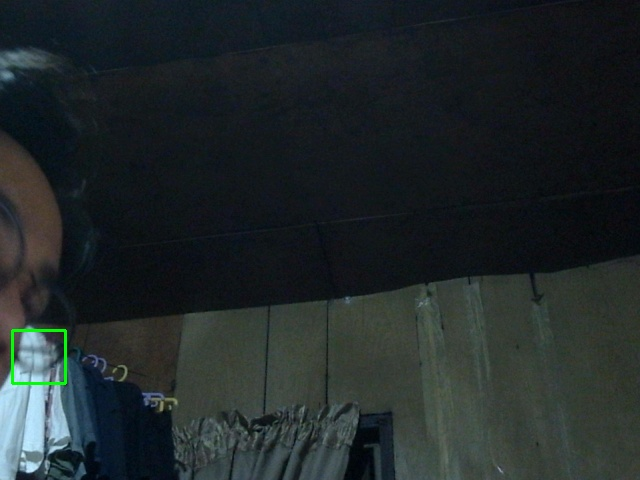
#> input picture integration2/saved_frames/frame_20241008_234355.jpg, 640 x 480 px, given in place of the camera
$ python test.py
#> lines starting #> are read from the running program, lines starting #| are printed output that depends on the picture
# testing the temperature mapping from object detection to thermal camera on face recognition

import cv2
import numpy as np

# use haar cascade algorithm to identify faces
faceCascadeAlgo = cv2.CascadeClassifier(cv2.data.haarcascades + 'haarcascade_frontalface_default.xml')

# calibration: add known temperature data and pixel values to help the thermal camera identify temperatures
knownTemperature = np.array([10, 20, 30, 40]) # in celsius
pixelValues = np.array([30, 100, 150, 255])

# numpy interpolation to convert pixel density value to temperature
def pixelToTemperature(pixelValue):
    return np.interp(pixelValue, pixelValues, knownTemperature)

# webcam/rgb camera
webcam = cv2.VideoCapture(1)

if not webcam.isOpened():
    print("Error: Could not open webcam.")
    exit()

# thermal camera
thermalCamera = cv2.VideoCapture(0)

if not thermalCamera.isOpened():
    print("Error: Could not open thermal camera.")
    exit()

cv2.namedWindow('Thermal Camera')

while True:
    retWebcam, frameWebcam = webcam.read()
#> frameWebcam is the input picture: shape (480, 640, 3); mean B, G, R 42, 40.7, 33.1
    retThermal, frameThermal = thermalCamera.read()

    # mileseey tr160i thermal camera includes a grayscale and green video feed, this crops the green one out
    height, width, _ = frameThermal.shape
#> height = 480; width = 640
    frameThermal = frameThermal[:height // 2, :]
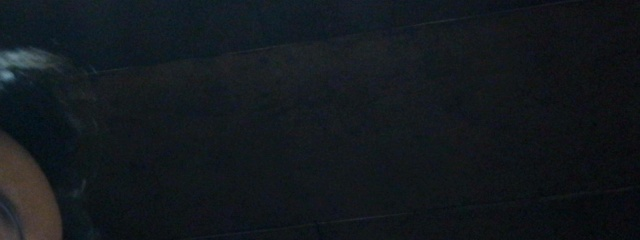
#> frameThermal: shape (240, 640, 3); mean B, G, R 29.1, 24.6, 19.3

    if not retWebcam or not retThermal:
        print("Error: Could not read frames from cameras.")
        break

    grayWebcam = cv2.cvtColor(frameWebcam, cv2.COLOR_BGR2GRAY) # rgb to grayscale for easier detection of faces
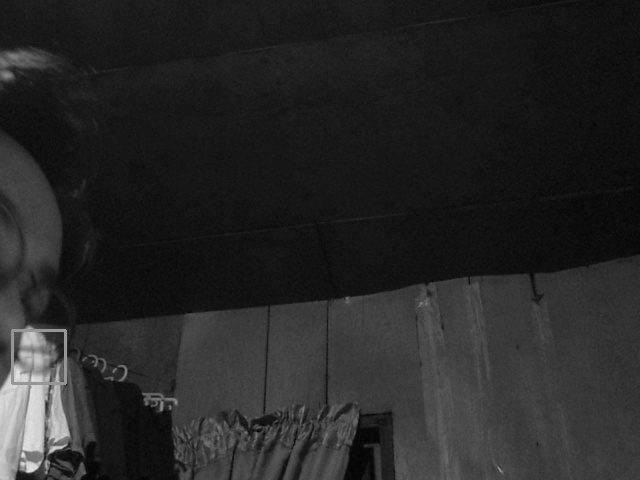
#> grayWebcam: shape (480, 640); min 1, max 230, mean 38.6
    faces = faceCascadeAlgo.detectMultiScale(grayWebcam, scaleFactor=1.1, minNeighbors=5, minSize=(30, 30)) # detect faces
#> faces = ()

    thermalImage = cv2.cvtColor(frameThermal, cv2.COLOR_BGR2GRAY) # convert to grayscale for better pixel density clarity
    thermalImageNormalized = cv2.normalize(thermalImage, None, 0, 255, cv2.NORM_MINMAX) # normalize the images (0-255 pixel values) for better contrast
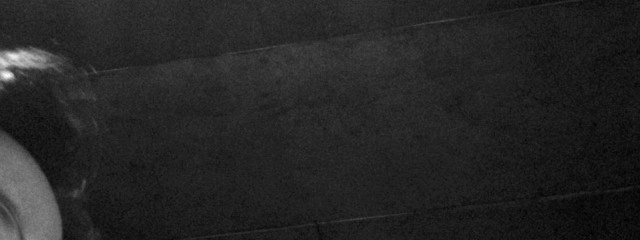
#> thermalImageNormalized: shape (240, 640); min 0, max 255, mean 36.9
    thermalImageColored = cv2.applyColorMap(thermalImageNormalized, cv2.COLORMAP_JET) # put color into the video feed for better visualization
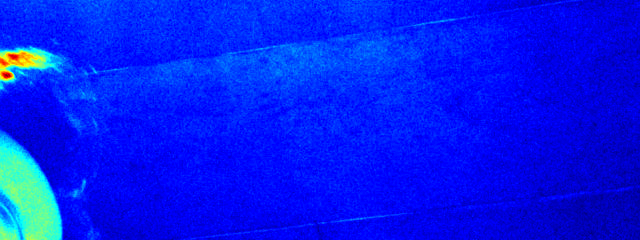
#> thermalImageColored: shape (240, 640, 3); mean B, G, R 240.5, 27.9, 3

    for (x, y, w, h) in faces:
        cv2.rectangle(frameWebcam, (x, y), (x + w, y + h), (0, 255, 0), 2) # bounding box

        # calculate the center of the bounding box
        faceCenterX = x + w // 2
        faceCenterY = y + h // 2

        # map the coordinates from the rgb camera to the thermal camera
        scaleX = thermalImage.shape[1] / frameWebcam.shape[1]
        scaleY = thermalImage.shape[0] / frameWebcam.shape[0]
        thermalX = int(faceCenterX * scaleX)
        thermalY = int(faceCenterY * scaleY)

        # retrieve the pixel value of the coordinate
        if 0 <= thermalX < thermalImage.shape[1] and 0 <= thermalY < thermalImage.shape[0]:
            facePixelValue = thermalImage[thermalY, thermalX]
            faceTemperature = pixelToTemperature(facePixelValue)

            print(f"Detected face: ({faceCenterX}, {faceCenterY}) | pixel value {facePixelValue} | Temperature: {faceTemperature:.2f} C") # print the resutls

            # put the bounding boxes and temp data
            fontScale = 0.5
            cv2.putText(thermalImageColored, f'Temp: {faceTemperature:.2f} C',
                        (10, 30), cv2.FONT_HERSHEY_SIMPLEX, fontScale, (255, 255, 255), 1)

            cv2.putText(frameWebcam, f'Face Temp: {faceTemperature:.2f} C',
                        (x, y - 10), cv2.FONT_HERSHEY_SIMPLEX, fontScale, (0, 255, 0), 2)

            cv2.circle(thermalImageColored, (thermalX, thermalY), 5, (255, 0, 0), -1)
#> this loop made 0 passes

    cv2.imshow('Webcam - Face Detection', frameWebcam)
    cv2.imshow('Thermal Camera', thermalImageColored)

    if cv2.waitKey(1) & 0xFF == ord('q'): # press 'q' to exit
#> (key q is pressed here)
        break

webcam.release()
thermalCamera.release()
cv2.destroyAllWindows()

$ run again, on integration2/saved_frames/frame_20241008_234604.jpg
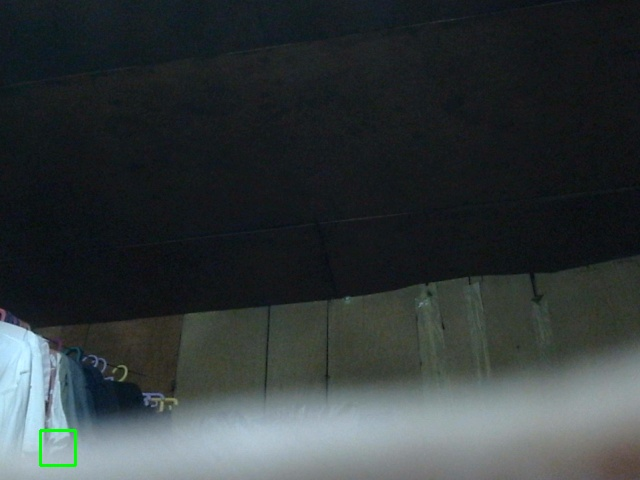
#> input picture integration2/saved_frames/frame_20241008_234604.jpg, 640 x 480 px, given in place of the camera
#> frameWebcam is the input picture: shape (480, 640, 3); mean B, G, R 58.5, 57.2, 50.3
#> faces = ()
#> `thermalImageNormalized = cv2.normalize(thermalImage, None, 0, 255, cv2..`:
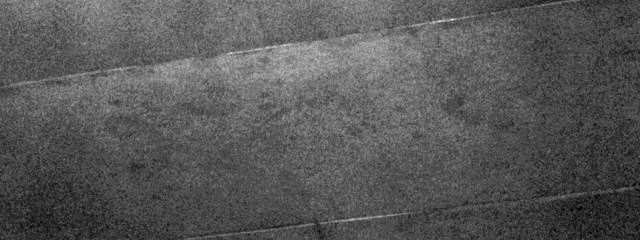
#> thermalImageNormalized: shape (240, 640); min 0, max 255, mean 87.3
#> `thermalImageColored = cv2.applyColorMap(thermalImageNormalized, cv2.CO..`:
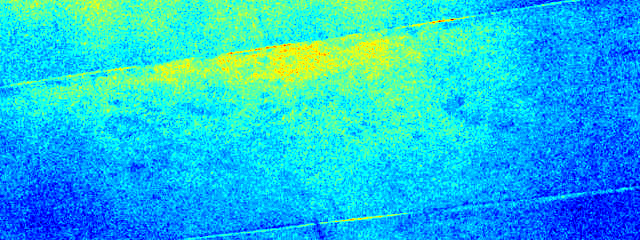
#> thermalImageColored: shape (240, 640, 3); mean B, G, R 226.6, 193, 28.5

$ run again, on integration2/saved_frames/frame_20241008_234606.jpg
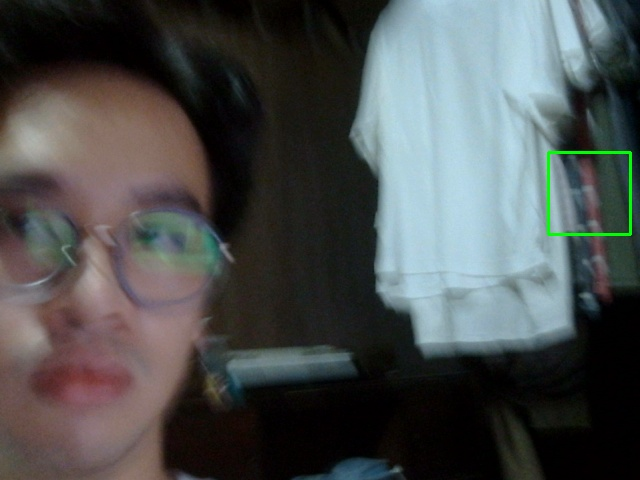
#> input picture integration2/saved_frames/frame_20241008_234606.jpg, 640 x 480 px, given in place of the camera
#> frameWebcam is the input picture: shape (480, 640, 3); mean B, G, R 78.9, 79.1, 75.6
#> `grayWebcam = cv2.cvtColor(frameWebcam, cv2.COLOR_BGR2GRAY)`:
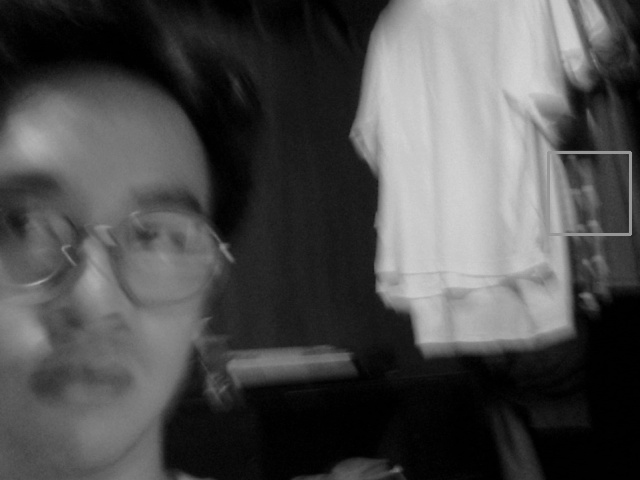
#> grayWebcam: shape (480, 640); min 0, max 214, mean 78
#> faces = ()
#> `thermalImageColored = cv2.applyColorMap(thermalImageNormalized, cv2.CO..`:
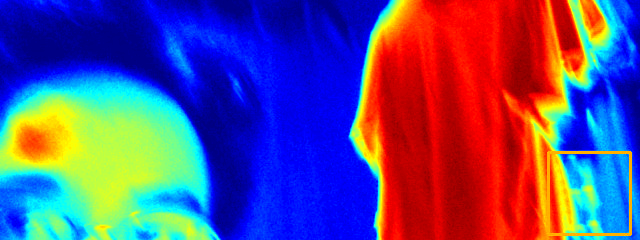
#> thermalImageColored: shape (240, 640, 3); mean B, G, R 133.1, 74.7, 94.3

$ run again, on integration2/saved_frames/frame_20241008_234607.jpg
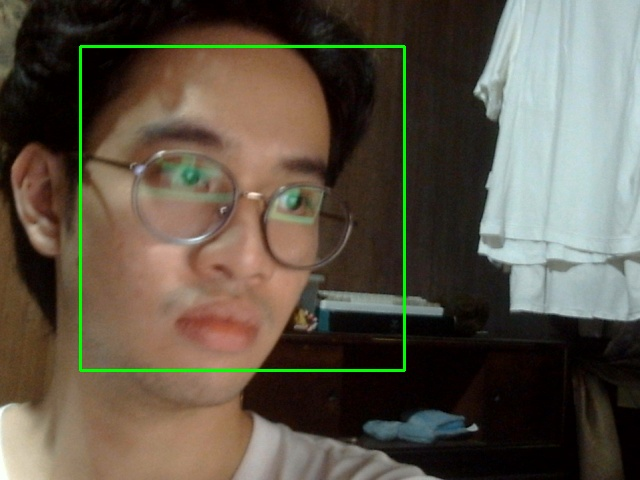
#> input picture integration2/saved_frames/frame_20241008_234607.jpg, 640 x 480 px, given in place of the camera
#> frameWebcam is the input picture: shape (480, 640, 3); mean B, G, R 71.2, 84.6, 92.6
#> `grayWebcam = cv2.cvtColor(frameWebcam, cv2.COLOR_BGR2GRAY)`:
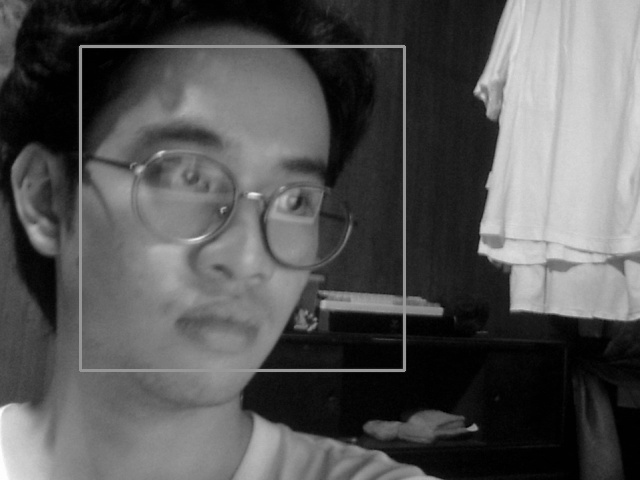
#> grayWebcam: shape (480, 640); min 0, max 254, mean 85.5
#> faces = [[65, 36, 341, 341]]
#> the loop `for (x, y, w, h) in faces:` made 1 pass
#> (x, y, w, h, faceCenterX, faceCenterY, scaleX, scaleY) on pass 1: (65, 36, 341, 341, 235, 206, 1, 0.5)
#> (printed output is left out)
#> after the loop `for (x, y, w, h) in faces:`:
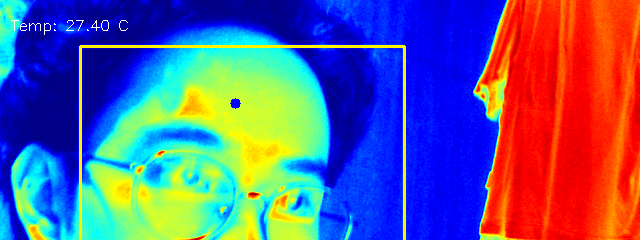
#> thermalImageColored: shape (240, 640, 3); mean B, G, R 142.4, 93.4, 95.3
